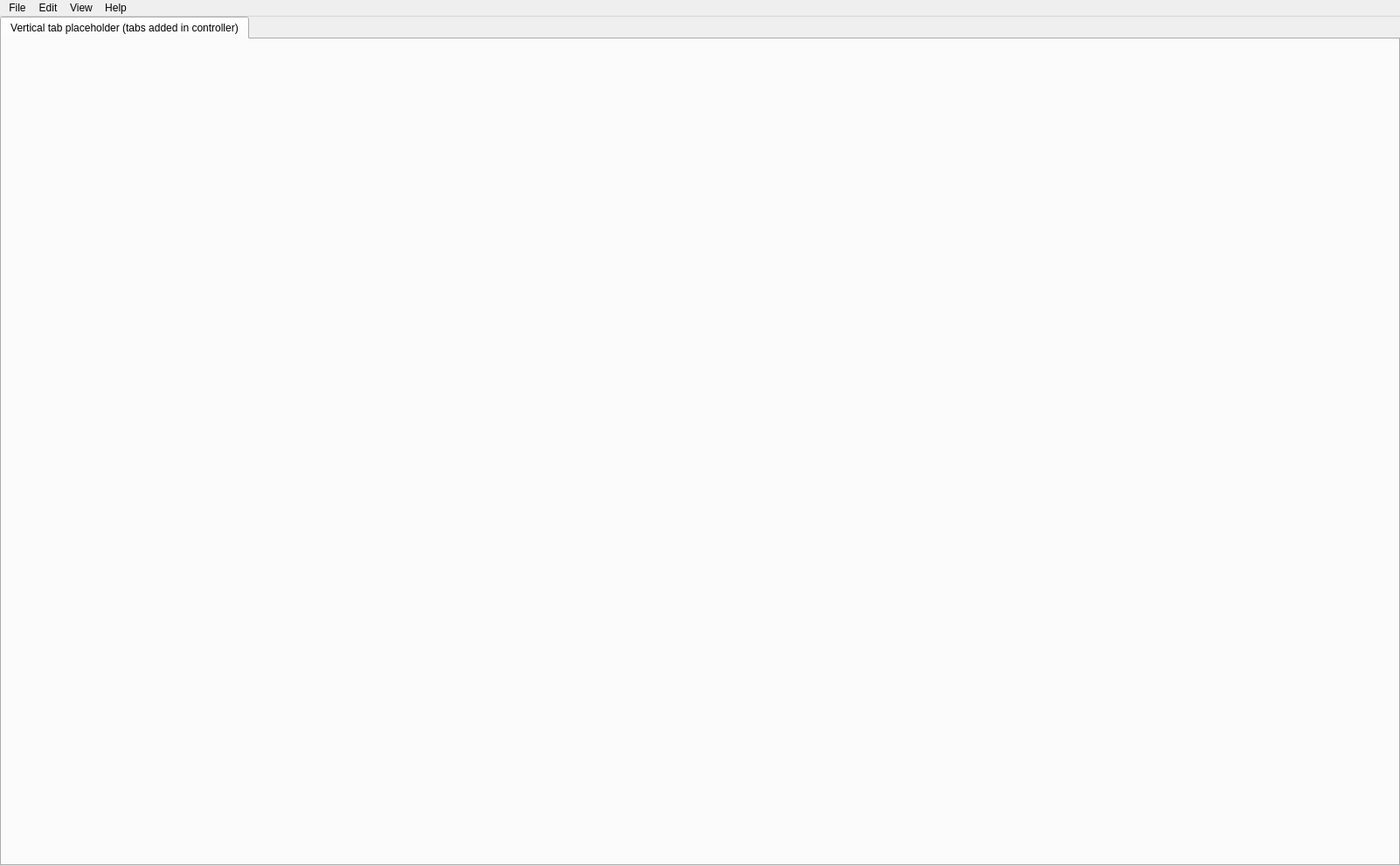
<?xml version="1.0" encoding="UTF-8"?>
<ui version="4.0">
 <class>AppWindow</class>
 <widget class="QMainWindow" name="AppWindow">
  <property name="geometry">
   <rect>
    <x>0</x>
    <y>0</y>
    <width>1602</width>
    <height>991</height>
   </rect>
  </property>
  <property name="windowTitle">
   <string>Wormenpracticum</string>
  </property>
  <widget class="QWidget" name="centralwidget">
   <layout class="QHBoxLayout" name="horizontalLayout_3" stretch="0">
    <property name="spacing">
     <number>0</number>
    </property>
    <property name="leftMargin">
     <number>0</number>
    </property>
    <property name="topMargin">
     <number>0</number>
    </property>
    <property name="rightMargin">
     <number>0</number>
    </property>
    <property name="bottomMargin">
     <number>0</number>
    </property>
    <item>
     <widget class="QTabWidget" name="tabWidget">
      <property name="tabPosition">
       <enum>QTabWidget::TabPosition::North</enum>
      </property>
      <property name="currentIndex">
       <number>0</number>
      </property>
      <widget class="QWidget" name="tab">
       <attribute name="title">
        <string>Vertical tab placeholder (tabs added in controller)</string>
       </attribute>
      </widget>
     </widget>
    </item>
   </layout>
  </widget>
  <widget class="QMenuBar" name="menuBar">
   <property name="geometry">
    <rect>
     <x>0</x>
     <y>0</y>
     <width>1602</width>
     <height>33</height>
    </rect>
   </property>
   <widget class="QMenu" name="menuFile">
    <property name="title">
     <string>File</string>
    </property>
    <addaction name="actionNew"/>
    <addaction name="separator"/>
    <addaction name="actionLoad_stimulus"/>
    <addaction name="actionSave_stimulus"/>
    <addaction name="separator"/>
    <addaction name="actionLoad_protocol"/>
    <addaction name="actionSave_protocol"/>
    <addaction name="separator"/>
    <addaction name="actionLoad_data"/>
    <addaction name="actionSave_data"/>
    <addaction name="actionLoad_metadata"/>
    <addaction name="actionSave_metadata"/>
    <addaction name="separator"/>
    <addaction name="actionExit"/>
   </widget>
   <widget class="QMenu" name="menuEdit">
    <property name="title">
     <string>Edit</string>
    </property>
    <addaction name="actionReset_stimulus"/>
    <addaction name="actionReset_protocol"/>
    <addaction name="actionClear_data"/>
    <addaction name="separator"/>
    <addaction name="actionPreferences"/>
   </widget>
   <widget class="QMenu" name="menuHelp">
    <property name="title">
     <string>Help</string>
    </property>
    <addaction name="actionAbout"/>
   </widget>
   <widget class="QMenu" name="menuView">
    <property name="title">
     <string>View</string>
    </property>
    <addaction name="actionDebug"/>
   </widget>
   <addaction name="menuFile"/>
   <addaction name="menuEdit"/>
   <addaction name="menuView"/>
   <addaction name="menuHelp"/>
  </widget>
  <action name="actionClear_data">
   <property name="text">
    <string>Clear data</string>
   </property>
  </action>
  <action name="actionLoad_data">
   <property name="text">
    <string>Load data...</string>
   </property>
  </action>
  <action name="actionSave_data">
   <property name="text">
    <string>Save data...</string>
   </property>
  </action>
  <action name="actionLoad_metadata">
   <property name="text">
    <string>Load metadata...</string>
   </property>
  </action>
  <action name="actionSave_metadata">
   <property name="text">
    <string>Save metadata...</string>
   </property>
  </action>
  <action name="actionAbout">
   <property name="text">
    <string>About</string>
   </property>
  </action>
  <action name="actionImpulse">
   <property name="text">
    <string>Stimulus...</string>
   </property>
  </action>
  <action name="actionProtocol">
   <property name="text">
    <string>Protocol...</string>
   </property>
  </action>
  <action name="actionSmoothing">
   <property name="text">
    <string>Smooth...</string>
   </property>
  </action>
  <action name="actionAnalyze">
   <property name="text">
    <string>Analyze...</string>
   </property>
  </action>
  <action name="actionRun">
   <property name="text">
    <string>Run...</string>
   </property>
  </action>
  <action name="actionNew">
   <property name="text">
    <string>New</string>
   </property>
  </action>
  <action name="actionLoad_stimulus">
   <property name="text">
    <string>Load stimulus...</string>
   </property>
  </action>
  <action name="actionSave_stimulus">
   <property name="text">
    <string>Save stimulus...</string>
   </property>
  </action>
  <action name="actionLoad_protocol">
   <property name="text">
    <string>Load protocol...</string>
   </property>
  </action>
  <action name="actionSave_protocol">
   <property name="text">
    <string>Save protocol...</string>
   </property>
  </action>
  <action name="actionExit">
   <property name="text">
    <string>Exit</string>
   </property>
  </action>
  <action name="actionDebug">
   <property name="text">
    <string>Debug</string>
   </property>
  </action>
  <action name="actionReset_stimulus">
   <property name="text">
    <string>Reset stimulus</string>
   </property>
  </action>
  <action name="actionPreferences">
   <property name="text">
    <string>Preferences</string>
   </property>
  </action>
  <action name="actionReset_protocol">
   <property name="text">
    <string>Reset protocol</string>
   </property>
  </action>
 </widget>
 <resources/>
 <connections/>
</ui>
